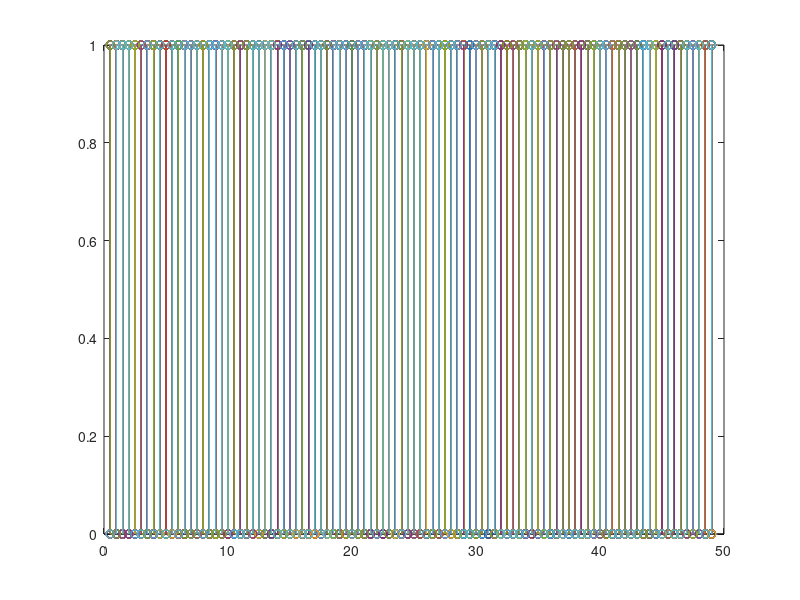
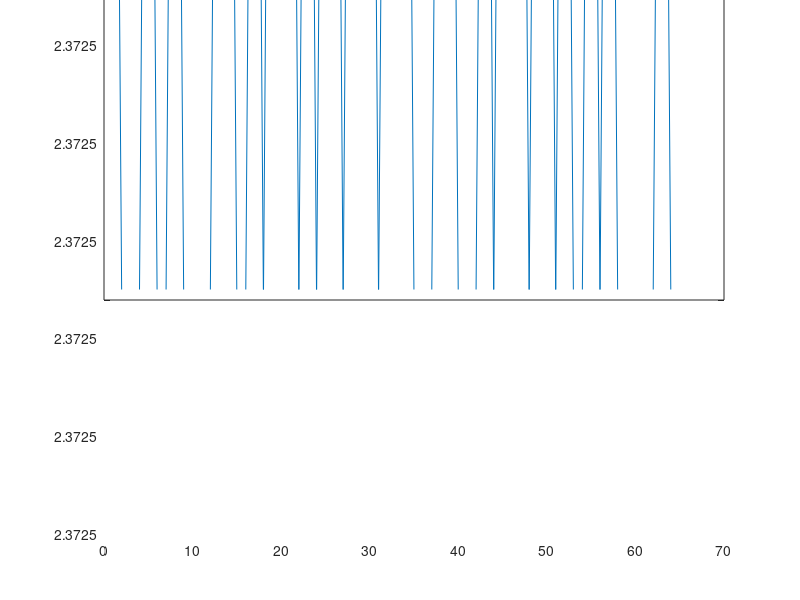

The MATLAB script that drew these images, in order:
clear;
clf;

% Open the file containing the received samples
f2 = fopen('tx.dat', 'rb');
%  
% % read data from the file
tmp = fread(f2, 'float32');
rx = tmp(1:2:end)+1i*tmp(2:2:end);
rx = rx.';
%rx = rx(10000:end);

% close the file
fclose(f2);

% f1 = fopen('tx.dat', 'rb');
% tx = fread(f1, 'float32'); 

load('tx'); 
% rx = nonflat_channel_timing_error(tx.').';
disp(length(rx));

load('lts'); 

load('knownWN'); 

[r, lags] = xcorr(rx, lts); 
[~, startIndex] = max(abs(r)); 
startLag = lags(startIndex);
plot(lags, abs(r)); 

lts = rx(startLag:startLag + 191); 
ts1 = lts(64:127); 
ts2 = lts(128:191); 

fDeltaSum = 0; 

for m = 1:64
    fDeltaSum = fDeltaSum + angle(ts2(m)/ts1(m));
end

fDelta = fDeltaSum / (64^2); 
disp(fDelta);
rxLong = rx((startLag+192):(startLag + 8799 + 192)); 

for k = 1:length(rxLong)
    rxLong(k) = rxLong(k)*(exp(-1i*fDelta*k)); 
end

rxR = reshape(rxLong, [80, 110]); 
rxR = rxR(17:80, :); 

rxData = rxR(:, 11:end); 

WN = rxR(:, 1:10);
knownWN = knownWN(17:80, :); 
H = fft(WN)./fft(knownWN); 
H = mean(H, 2); 

dataF = fft(rxData); 
% load('bestH'); 
dataF = dataF./H;

% Use pilots for finer angle offset correction
pilot7  = angle( dataF(7,:) /( 1+1j) );
pilot21 = angle( dataF(21,:)/(-1+1j) );
pilot44 = angle( dataF(44,:)/(-1-1j) );
pilot58 = angle( dataF(58,:)/( 1-1j) );
angleOffset = (pilot7+pilot21+pilot44+pilot58)./4;

dataF = dataF./exp(1j*angleOffset);

dataHat    = zeros(64*4,100);

dataF = dataF*2/sqrt(2); %Should scale to maximum of 1

for m = 1:100
    for n = 1:64
        if real(dataF)>2/3
            if imag(dataF)>2/3
                dataHat((n-1)*4+1:n*4,m)=[1;1;1;1];
            elseif imag(dataF)>0
                dataHat((n-1)*4+1:n*4,m)=[1;1;1;-1];
            elseif imag(dataF)>-2/3
                dataHat((n-1)*4+1:n*4,m)=[1;1;-1;-1];
            else
                dataHat((n-1)*4+1:n*4,m)=[1;1;-1;1];
            end
        elseif real(dataF)>0
            if imag(dataF)>2/3
                dataHat((n-1)*4+1:n*4,m)=[1;-1;1;1];
            elseif imag(dataF)>0
                dataHat((n-1)*4+1:n*4,m)=[1;-1;1;-1];
            elseif imag(dataF)>-2/3
                dataHat((n-1)*4+1:n*4,m)=[1;-1;-1;-1];
            else
                dataHat((n-1)*4+1:n*4,m)=[1;-1;-1;1];
            end
        elseif real(dataF)>-2/3
            if imag(dataF)>2/3
                dataHat((n-1)*4+1:n*4,m)=[-1;-1;1;1];
            elseif imag(dataF)>0
                dataHat((n-1)*4+1:n*4,m)=[-1;-1;1;-1];
            elseif imag(dataF)>-2/3
                dataHat((n-1)*4+1:n*4,m)=[-1;-1;-1;-1];
            else
                dataHat((n-1)*4+1:n*4,m)=[-1;-1;-1;1];
            end
        else
            if imag(dataF)>2/3
                dataHat((n-1)*4+1:n*4,m)=[-1;1;1;1];
            elseif imag(dataF)>0
                dataHat((n-1)*4+1:n*4,m)=[-1;1;1;-1];
            elseif imag(dataF)>-2/3
                dataHat((n-1)*4+1:n*4,m)=[-1;1;-1;-1];
            else
                dataHat((n-1)*4+1:n*4,m)=[-1;1;-1;1];
            end
        end
    end
end

load('dataBitsRaw'); 

% totalWrong = reshape(dataHat, [1, 6400]) ~= reshape(dataBits, [1, 6400]);
dataHat  = dataHat       ([1:12,15:40,43:54,77:86,89:114,117:128], 1:90); 
dataBitsRaw = dataBitsRaw([1:12,15:40,43:54,77:86,89:114,117:128], 1:90);

% Saved BPSK data chopping
% dataBits = dataBits([1:6,8:20,22:27,39:43,45:57,59:64], 1:95);

% dataHat = dataHat(:, 1:50); 
% dataBits = dataBits(:, 1:50); 
totalWrong = (dataHat ~= dataBitsRaw); 
x = linspace(1, length(totalWrong), length(totalWrong));
stem(x./2, totalWrong)
% plot(reshape(totalWrong, [1, 5300]), '.'); 

bitErrorRate = sum(sum(totalWrong)) / (49*90*2); 

figure;
plot(abs(H))
disp(bitErrorRate*100)
% plot(abs(H([1:6, 7:20, 22:27, 38:43, 45:57, 59:64])))


% stem(reshape(dataHat, [1, 64000]))
% hold on
% stem(reshape(dataBits, [1, 64000]))